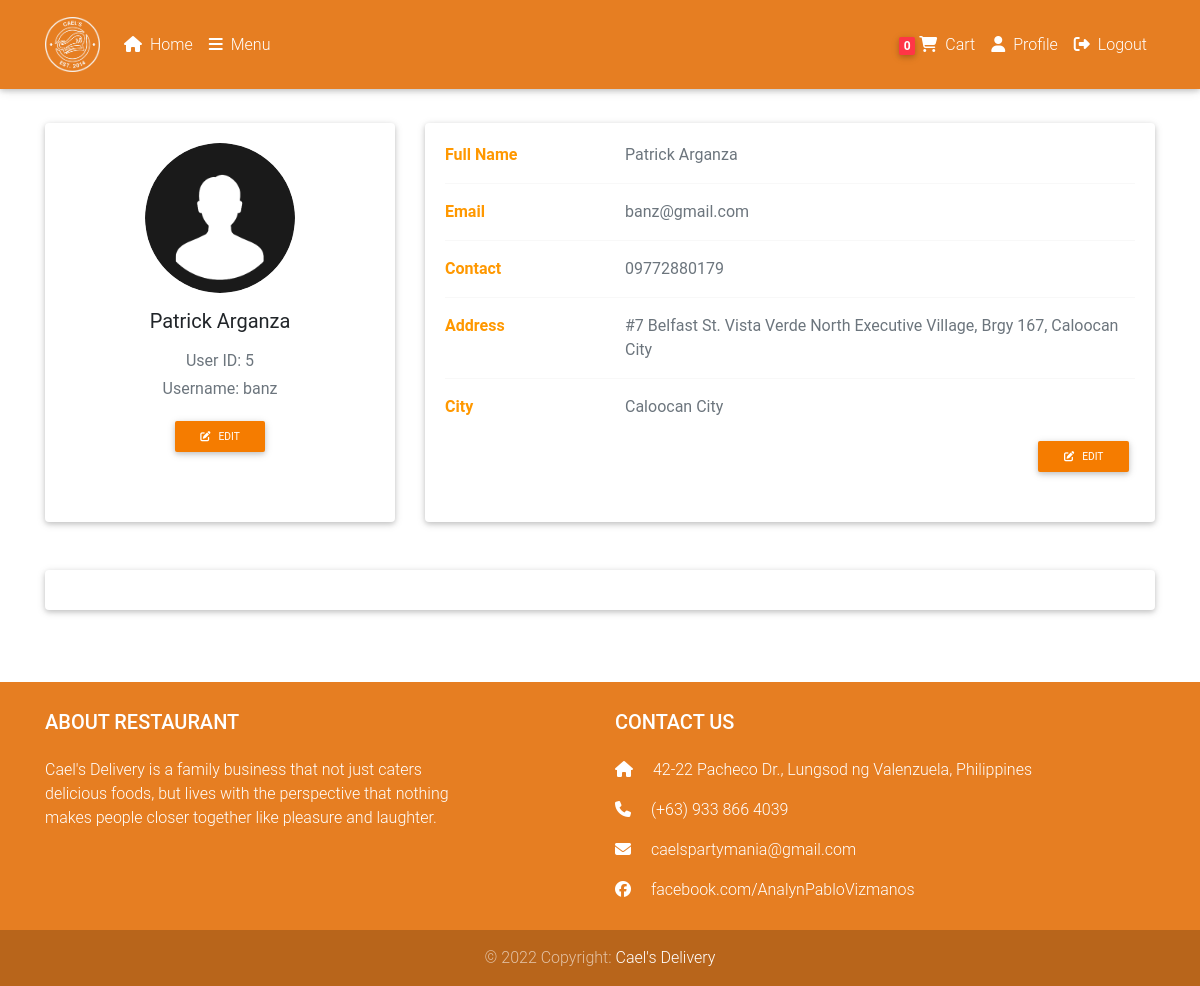
/users/profile/5 (signed in), run on an earlier commit of the app's database.
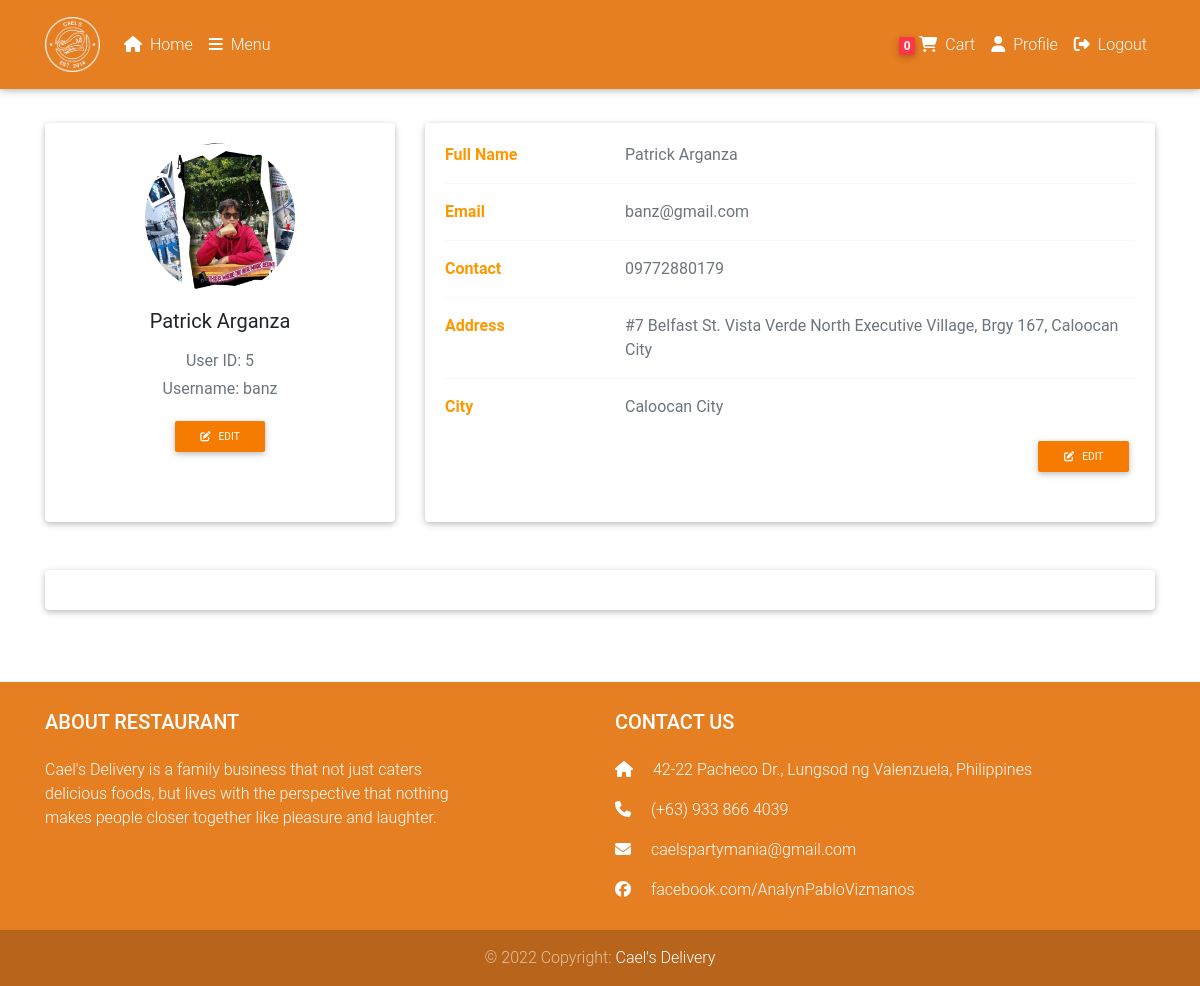
And on a later commit of the database.
### tables this page shows
CREATE TABLE `users` (
  `user_id` int(11) NOT NULL,
  `user_first_name` varchar(255) NOT NULL,
  `user_last_name` varchar(255) NOT NULL,
  `user_email` varchar(255) NOT NULL,
  `user_contact` varchar(255) DEFAULT NULL,
  `user_address` text DEFAULT NULL,
  `user_city` varchar(255) DEFAULT NULL,
  `user_username` varchar(255) NOT NULL,
  `user_password` varchar(255) NOT NULL,
  `user_role` varchar(255) NOT NULL DEFAULT 'user',
  `user_image` text NOT NULL DEFAULT 'default_avatar.png',
  `created_at` datetime NOT NULL DEFAULT current_timestamp()
);

### app/libraries/Core.php (called while the page is built, shortened)
<?php
class Core
{
  protected $currentMethod = 'index';
  public function __construct()
  {
    $url = $this->getUrl();
    if (isset($url[0])) {
      if (file_exists('../app/controllers/' . ucwords($url[0]) . '.php')) {
        unset($url[0]);
      }
    }
    $this->currentController = new $this->currentController;
    if (isset($url[1])) {
      if (method_exists($this->currentController, $url[1])) {
        $this->currentMethod = $url[1];
        unset($url[1]);
      }
    }
    $this->params = $url ? array_values($url) : [];
    call_user_func_array([$this->currentController, $this->currentMethod], $this->params);
  }
  public function getUrl()
  {
    if (isset($_GET['url'])) {
      $url = rtrim($_GET['url'], '/');
      $url = filter_var($url, FILTER_SANITIZE_URL);
      $url = explode('/', $url);
      return $url;
    }
  }
}

### public/index.php (called while the page is built, shortened)
<?php
$init = new Core;

### app/libraries/Database.php (called while the page is built, shortened)
<?php
class Database
{
	private $host = DB_HOST;
	private $user = DB_USER;
	private $pass = DB_PASS;
	private $dbname = DB_NAME;
	private $dbh;
	private $stmt;
	public function __construct()
	{
		$dsn = 'mysql:host=' . $this->host . ';dbname=' . $this->dbname;
		$options = array(
			PDO::ATTR_PERSISTENT => true,
			PDO::ATTR_ERRMODE => PDO::ERRMODE_EXCEPTION
		);
		try {
			$this->dbh = new PDO($dsn, $this->user, $this->pass, $options);
		}
		catch (PDOException $e) {
			$this->error = $e->getMessage();
		}
	}
	public function query($query)
	{
		$this->stmt = $this->dbh->prepare($query);
	}
	public function bind($param, $value, $type = null)
	{
		if (is_null($type)) {
			switch (true) {
				default:
					$type = PDO::PARAM_STR;
			}
		}
		$this->stmt->bindValue($param, $value, $type);
	}
	public function execute()
	{
		return $this->stmt->execute();
	}
	public function single()
	{
		$this->execute();
		return $this->stmt->fetch(PDO::FETCH_OBJ);
	}
}

### app/models/User.php (called while the page is built, shortened)
<?php
class User
{
  private $db;
  public function __construct()
  {
    $this->db = new Database;
  }
  public function getUserByID($id)
  {
    $this->db->query('SELECT * FROM users WHERE user_id = :id');
    $this->db->bind(':id', $id);
    $row = $this->db->single();
    return $row;
  }
}

### app/views/users/profile.php (the view, shortened to what the changed rows need)
<?php require APPROOT . '/views/inc/header.php'; ?>
<?php require APPROOT . '/views/inc/navbar.php'; ?>
<main>
  <div class="container py-5">
    <div class="row mb-md-5">
      <div class="col-lg-4">
        <div class="card h-100 mb-4">
          <div class="card-body text-center">
            <img src="<?php echo URLROOT; ?>/img/<?php echo $data['users']->user_image; ?>" alt="avatar" class="rounded-circle img-fluid" style="width: 150px;">
            <h5 class="my-3"><?php echo $data['users']->user_first_name;  ?>&nbsp;<?php echo  $data['users']->user_last_name; ?></h5>
            <p class="text-muted mb-1">User ID: <?php echo $data['users']->user_id; ?></p>
            <p class="text-muted mb-1">Username: <?php echo $data['users']->user_username; ?></p>
            <a href="<?php echo URLROOT; ?>/users/avatar/<?php echo $data['users']->user_id; ?>" class="btn btn-orange btn-sm mt-3" role="button">
              <i class="fa-solid fa-pen-to-square mr-2"></i>Edit
            </a>
          </div>
        </div>
      </div>
      <div class="col-lg-8">
        <div class="card h-100 mb-4">
          <div class="card-body">
            <div class="row">
              <div class="col-sm-3">
                <p class="mb-0 orange-text font-weight-bold">Full Name</p>
              </div>
              <div class="col-sm-9">
                <p class="text-muted mb-0"><?php echo $data['users']->user_first_name;  ?>&nbsp;<?php echo  $data['users']->user_last_name; ?></p>
              </div>
            </div>
            <hr>
            <div class="row">
              <div class="col-sm-3">
                <p class="mb-0 orange-text font-weight-bold">Email</p>
              </div>
              <div class="col-sm-9">
                <p class="text-muted mb-0"><?php echo $data['users']->user_email; ?></p>
              </div>
            </div>
            <hr>
            <div class="row">
              <div class="col-sm-3">
                <p class="mb-0 orange-text font-weight-bold">Contact</p>
              </div>
              <div class="col-sm-9">
                <p class="text-muted mb-0"><?php echo $data['users']->user_contact; ?></p>
              </div>
            </div>
            <hr>
            <div class="row">
              <div class="col-sm-3">
                <p class="mb-0 orange-text font-weight-bold">Address</p>
              </div>
              <div class="col-sm-9">
                <p class="text-muted mb-0"><?php echo $data['users']->user_address; ?></p>
              </div>
            </div>
            <hr>
            <div class="row mb-3">
              <div class="col-sm-3">
                <p class="mb-0 orange-text font-weight-bold">City</p>
              </div>
              <div class="col-sm-9">
                <p class="text-muted mb-0"><?php echo $data['users']->user_city; ?></p>
              </div>
            </div>
            <a href="<?php echo URLROOT; ?>/users/edit/<?php echo $data['users']->user_id; ?>" class="btn btn-orange btn-sm float-right" role="button">
              <i class="fa-solid fa-pen-to-square mr-2 text-white"></i>Edit
            </a>
          </div>
        </div>
      </div>
    </div>
    <div class="row">
      <div class="col">
        <div class="card mb-4">
          <div class="card-body">
          </div>
        </div>
      </div>
    </div>
  </div>
</main>
<?php require APPROOT . '/views/inc/footer.php'; ?>

What changed in the data, as far as the page shows it:
changed users "Patrick": user_image: picture added in place of a placeholder
